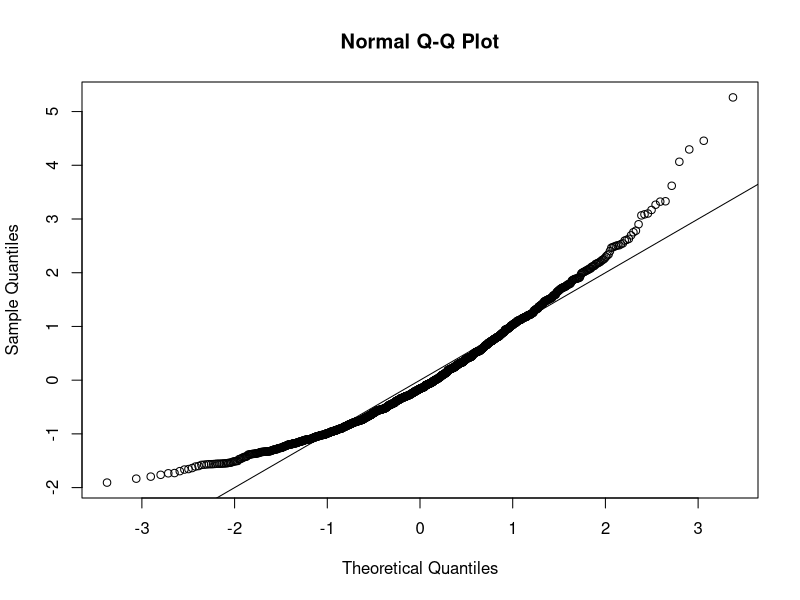
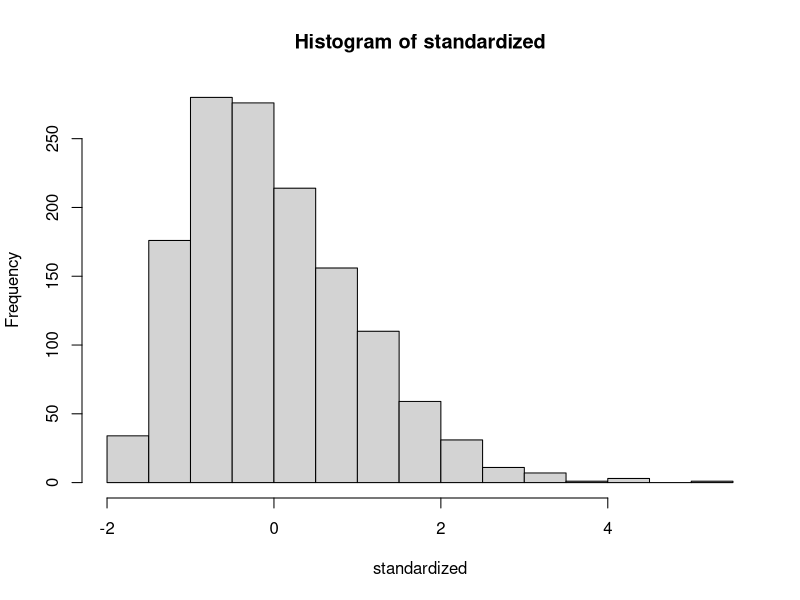
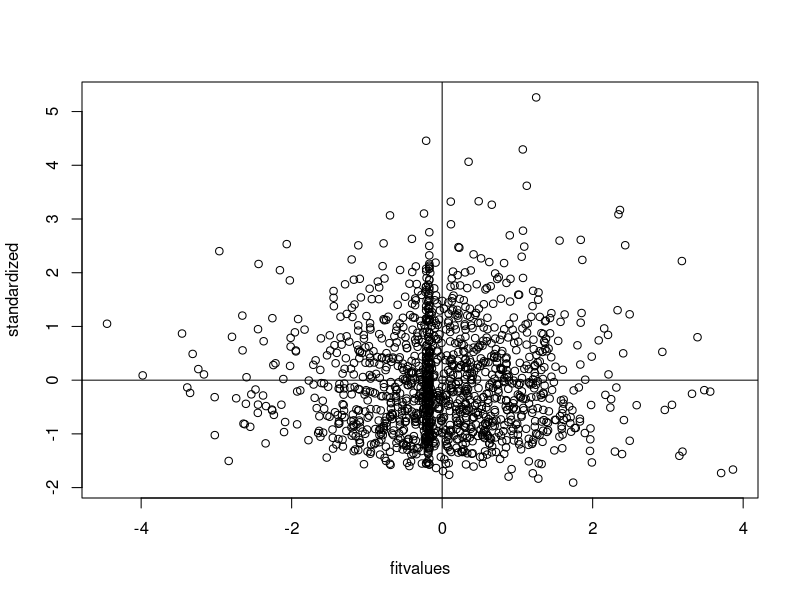

Write the R code that produced these figures, in order.
setwd("E:/GA/Scales")
master = read.csv("Meaning_Scales_RS14_RR_RN_Paper_Fixed.csv")
summary(master)

##No reverse coded items.

####DATA SCREENING####

##Missing Data##
library(mice)
percentmiss = function(x){ sum(is.na(x))/length(x) *100 }

##Going by rows ONLY
notypos = master
missing = apply(notypos[ , 3:16], 1, percentmiss) 
table(missing)

##Replace only the data that you should
replacepeople = notypos[ missing <= 5 , ]  
dontpeople = notypos[ missing > 5 , ]

##Figure out the columns to exclude
apply(replacepeople, 2, percentmiss)
replacecolumn = replacepeople[ , -c(1,2,17)]
dontcolumn = replacepeople[ , c(1,2,17)]

##no missing data.
nomiss = replacepeople

##Outliers##
mahal = mahalanobis(nomiss[ , -c(1,2,17)], 
                    colMeans(nomiss[ , -c(1,2,17)], na.rm = TRUE),
                    cov(nomiss[ , -c(1,2,17)], use="pairwise.complete.obs"))
mahal
summary(mahal)
cutoff = qchisq(.999,ncol(nomiss[ , -c(1,2,17)])) 
summary(mahal < cutoff)
noout = nomiss[ mahal < cutoff, ]

##additivity: correlations
correlations = cor(noout[,-c(1,2,17)], use="pairwise.complete.obs")
symnum(correlations)

##make the random stuff
random = rchisq(nrow(noout), 7)
##be sure here not to include the ID columns!
fake = lm(random~., data=noout[ , -c(1:2,17)])

##get the linearity plot
##create the standardized residuals
standardized = rstudent(fake)
qqnorm(standardized)
abline(0,1)

##multivariate normality
hist(standardized, breaks=15)

##homogeneity and homoscedaticity
fitvalues = scale(fake$fitted.values)
plot(fitvalues, standardized) 
abline(0,0)
abline(v = 0)

##Scoring
R14 <- rowSums(noout[, c(3:16)])
R14
